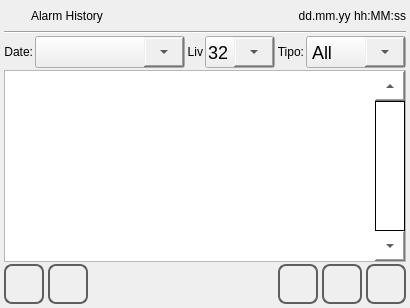
<?xml version="1.0" encoding="UTF-8"?>
<ui version="4.0">
 <class>alarms_history</class>
 <widget class="QWidget" name="alarms_history">
  <property name="geometry">
   <rect>
    <x>0</x>
    <y>0</y>
    %Model%
   </rect>
  </property>
  <property name="minimumSize">
   <size>
    <width>0</width>
    <height>0</height>
   </size>
  </property>
  <property name="maximumSize">
   <size>
    <width>16777215</width>
    <height>16777215</height>
   </size>
  </property>
  <property name="windowTitle">
   <string>alarms_history</string>
  </property>
  <property name="styleSheet">
   <string notr="true"/>
  </property>
  <layout class="QVBoxLayout" name="verticalLayout">
   <property name="spacing">
    <number>2</number>
   </property>
   <property name="margin">
    <number>4</number>
   </property>
   <item>
    <layout class="QHBoxLayout" name="horizontalLayout">
     <property name="sizeConstraint">
      <enum>QLayout::SetMinimumSize</enum>
     </property>
     <item>
      <widget class="QLabel" name="labelIcon">
       <property name="minimumSize">
        <size>
         <width>25</width>
         <height>25</height>
        </size>
       </property>
       <property name="maximumSize">
        <size>
         <width>25</width>
         <height>25</height>
        </size>
       </property>
       <property name="focusPolicy">
        <enum>Qt::NoFocus</enum>
       </property>
       <property name="styleSheet">
        <string notr="true">border-image: url(:/systemicons/img/Error.png);</string>
       </property>
       <property name="text">
        <string/>
       </property>
      </widget>
     </item>
     <item>
      <widget class="QLabel" name="labelTitle">
       <property name="sizePolicy">
        <sizepolicy hsizetype="Preferred" vsizetype="Fixed">
         <horstretch>0</horstretch>
         <verstretch>0</verstretch>
        </sizepolicy>
       </property>
       <property name="focusPolicy">
        <enum>Qt::NoFocus</enum>
       </property>
       <property name="text">
        <string>Alarm History</string>
       </property>
      </widget>
     </item>
     <item>
      <widget class="QLabel" name="labelUserName">
       <property name="text">
        <string/>
       </property>
      </widget>
     </item>
     <item>
      <widget class="QLabel" name="labelDataOra">
       <property name="sizePolicy">
        <sizepolicy hsizetype="Preferred" vsizetype="Fixed">
         <horstretch>0</horstretch>
         <verstretch>0</verstretch>
        </sizepolicy>
       </property>
       <property name="focusPolicy">
        <enum>Qt::NoFocus</enum>
       </property>
       <property name="text">
        <string>dd.mm.yy hh:MM:ss</string>
       </property>
       <property name="alignment">
        <set>Qt::AlignRight|Qt::AlignTrailing|Qt::AlignVCenter</set>
       </property>
      </widget>
     </item>
    </layout>
   </item>
   <item>
    <widget class="Line" name="line">
     <property name="focusPolicy">
      <enum>Qt::NoFocus</enum>
     </property>
     <property name="orientation">
      <enum>Qt::Horizontal</enum>
     </property>
    </widget>
   </item>
   <item>
    <layout class="QHBoxLayout" name="horizontalLayout_4">
     <item>
      <widget class="QLabel" name="labelDate">
       <property name="text">
        <string>Date:</string>
       </property>
       <property name="alignment">
        <set>Qt::AlignRight|Qt::AlignTrailing|Qt::AlignVCenter</set>
       </property>
      </widget>
     </item>
     <item>
      <widget class="QComboBox" name="comboBoxDate">
       <property name="sizePolicy">
        <sizepolicy hsizetype="MinimumExpanding" vsizetype="Fixed">
         <horstretch>0</horstretch>
         <verstretch>0</verstretch>
        </sizepolicy>
       </property>
       <property name="minimumSize">
        <size>
         <width>150</width>
         <height>34</height>
        </size>
       </property>
       <property name="maximumSize">
        <size>
         <width>150</width>
         <height>35</height>
        </size>
       </property>
       <property name="styleSheet">
        <string notr="true">/* Combobox item */
QAbstractItemView {
	/* padding of each item (top,right,bottom,left) */
	padding: 2 0 2 0;
	font-size: 18px;
}

/* Sets up scrollbar size, border, color */
QScrollBar:vertical {
	width: 40px;
	/* margin sets up how far the handle can travel (top,right,bottom,left) */
	margin: 40px 0px 40px 0px;
}

/* Sets up the color and height of handle (cursor) */
QScrollBar::handle:vertical {
	min-height:40px;
}

/* bottom button (set height at 0px to remove)*/
QScrollBar::add-line:vertical {
	height: 40px;
	subcontrol-position: bottom;
	subcontrol-origin: margin;
}

/* top button (set height at 0px to remove)*/
QScrollBar::sub-line:vertical {
	height: 40px;
	subcontrol-position: top;
	subcontrol-origin: margin;
	background-color: rgb(0, 255, 0);
}

/* need this to get rid of crosshatching on scrollbar background */
QScrollBar::add-page:vertical, QScrollBar::sub-page:vertical {
	background: none;
}

/* Combobox main item */
QComboBox {
	padding-left: 2px;
	font-size: 18px;
	min-height: 30px;
}

/* drop down button */
QComboBox::drop-down {
	min-width: 40px;
}
</string>
       </property>
      </widget>
     </item>
     <item>
      <widget class="QLabel" name="labelLevel">
       <property name="text">
        <string>Liv</string>
       </property>
       <property name="alignment">
        <set>Qt::AlignRight|Qt::AlignTrailing|Qt::AlignVCenter</set>
       </property>
      </widget>
     </item>
     <item>
      <widget class="QComboBox" name="comboBoxLevel">
       <property name="sizePolicy">
        <sizepolicy hsizetype="Minimum" vsizetype="Fixed">
         <horstretch>0</horstretch>
         <verstretch>0</verstretch>
        </sizepolicy>
       </property>
       <property name="minimumSize">
        <size>
         <width>70</width>
         <height>34</height>
        </size>
       </property>
       <property name="maximumSize">
        <size>
         <width>70</width>
         <height>35</height>
        </size>
       </property>
       <property name="styleSheet">
        <string notr="true">/* Combobox item */
QAbstractItemView {
	/* padding of each item (top,right,bottom,left) */
	padding: 2 0 2 0;
	font-size: 18px;
}

/* Sets up scrollbar size, border, color */
QScrollBar:vertical {
	width: 40px;
	/* margin sets up how far the handle can travel (top,right,bottom,left) */
	margin: 40px 0px 40px 0px;
}

/* Sets up the color and height of handle (cursor) */
QScrollBar::handle:vertical {
	min-height:40px;
}

/* bottom button (set height at 0px to remove)*/
QScrollBar::add-line:vertical {
	height: 40px;
	subcontrol-position: bottom;
	subcontrol-origin: margin;
}

/* top button (set height at 0px to remove)*/
QScrollBar::sub-line:vertical {
	height: 40px;
	subcontrol-position: top;
	subcontrol-origin: margin;
	background-color: rgb(0, 255, 0);
}

/* need this to get rid of crosshatching on scrollbar background */
QScrollBar::add-page:vertical, QScrollBar::sub-page:vertical {
	background: none;
}

/* Combobox main item */
QComboBox {
	padding-left: 2px;
	font-size: 18px;
	min-height: 30px;
}

/* drop down button */
QComboBox::drop-down {
	min-width: 40px;
}
</string>
       </property>
       <item>
        <property name="text">
         <string>32</string>
        </property>
       </item>
      </widget>
     </item>
     <item>
      <widget class="QLabel" name="labelType">
       <property name="text">
        <string>Tipo:</string>
       </property>
       <property name="alignment">
        <set>Qt::AlignRight|Qt::AlignTrailing|Qt::AlignVCenter</set>
       </property>
      </widget>
     </item>
     <item>
      <widget class="QComboBox" name="comboBoxType">
       <property name="sizePolicy">
        <sizepolicy hsizetype="Fixed" vsizetype="Fixed">
         <horstretch>0</horstretch>
         <verstretch>0</verstretch>
        </sizepolicy>
       </property>
       <property name="minimumSize">
        <size>
         <width>100</width>
         <height>34</height>
        </size>
       </property>
       <property name="maximumSize">
        <size>
         <width>100</width>
         <height>35</height>
        </size>
       </property>
       <property name="styleSheet">
        <string notr="true">    QAbstractItemView {
     padding: 5 5 16 5;
     font-size: 18px;
    }
     
    /* Sets up scrollbar size, border, color */
      QScrollBar:vertical {
          width: 40px;
      /* margin sets up how far the handle can travel*/
       margin: 0px 0px 0px 0px;
      }
     
    /* Sets up the color and height of handle */
      QScrollBar::handle:vertical {
          min-height:40px;
	background-color: rgb(0, 0, 0);
      }
     
    /* This remvoes the bottom button by setting the height to 0px */
      QScrollBar::add-line:vertical {
       height: 0px;
          subcontrol-position: bottom;
          subcontrol-origin: margin;
      }
     
    /* This remvoes the top button by setting the height to 0px */
      QScrollBar::sub-line:vertical {
         height: 0px;
          subcontrol-position: top;
          subcontrol-origin: margin;
      }
     
    /* need this to get rid of crosshatching on scrollbar background */
      QScrollBar::add-page:vertical, QScrollBar::sub-page:vertical {
          background: none;
      }
     
    QComboBox {
     padding-left: 5px;
     font-size: 18px;
     min-height: 30px;
 }
     
    QComboBox::drop-down {
    min-width: 40px;
    }
</string>
       </property>
       <item>
        <property name="text">
         <string>All</string>
        </property>
       </item>
       <item>
        <property name="text">
         <string>Alarm</string>
        </property>
       </item>
       <item>
        <property name="text">
         <string>Event</string>
        </property>
       </item>
      </widget>
     </item>
    </layout>
   </item>
   <item>
    <layout class="QHBoxLayout" name="horizontalLayout_3">
     <property name="spacing">
      <number>2</number>
     </property>
     <item>
      <widget class="QListWidget" name="listWidget">
       <property name="font">
        <font>
         <family>Ubuntu</family>
         <pointsize>16</pointsize>
         <weight>50</weight>
         <italic>false</italic>
         <bold>false</bold>
        </font>
       </property>
       <property name="focusPolicy">
        <enum>Qt::NoFocus</enum>
       </property>
       <property name="styleSheet">
        <string notr="true">QListWidget
{
	font: 16pt &quot;Ubuntu&quot;;
}
QScrollBar:vertical
{
        border-top: 30px solid #999999;
        border-bottom: 30px solid #999999;
        background:white;
        width:30px;    
        margin: 0px 0px 0px 0px;
}
QScrollBar::handle:vertical 
{
        border: 1px solid black;
	    background: rgb(255, 255, 255);
        min-height: 10px;
}
QScrollBar::add-line:vertical
{
        height: 30px;
	    background: rgb(255, 255, 255);
        subcontrol-position: bottom;
        subcontrol-origin: margin;
	image: url(:/systemicons/img/Down.png);
}
QScrollBar::sub-line:vertical 
{
       height: 30px;
	    background: rgb(255, 255, 255);
        subcontrol-position: top;
	    subcontrol-origin: margin;
	image: url(:/systemicons/img/Up.png);
}

QScrollBar:horizontal
{
        border-left: 30px solid #999999;
        border-right: 30px solid #999999;
        background:white;
        height:30px;    
        margin: 0px 0px 0px 0px;
}
QScrollBar::handle:horizontal 
{
        border: 1px solid black;
	    background: rgb(255, 255, 255);
        min-width: 10px;
}
QScrollBar::add-line:horizontal
{
        width: 30px;
	    background: rgb(255, 255, 255);
        subcontrol-position: left;
        subcontrol-origin: margin;
	image: url(:/icons/img/left.png);
}
QScrollBar::sub-line:horizontal 
{
       width: 30px;
	    background: rgb(255, 255, 255);
        subcontrol-position: right;
	    subcontrol-origin: margin;
	image: url(:/icons/img/right.png);
}</string>
       </property>
       <property name="verticalScrollBarPolicy">
        <enum>Qt::ScrollBarAlwaysOn</enum>
       </property>
       <property name="alternatingRowColors">
        <bool>true</bool>
       </property>
      </widget>
     </item>
    </layout>
   </item>
   <item>
    <layout class="QHBoxLayout" name="horizontalLayout_2">
     <property name="spacing">
      <number>4</number>
     </property>
     <item>
      <widget class="QPushButton" name="pushButtonHome">
       <property name="sizePolicy">
        <sizepolicy hsizetype="Minimum" vsizetype="Fixed">
         <horstretch>60</horstretch>
         <verstretch>60</verstretch>
        </sizepolicy>
       </property>
       <property name="minimumSize">
        <size>
         <width>40</width>
         <height>40</height>
        </size>
       </property>
       <property name="maximumSize">
        <size>
         <width>40</width>
         <height>40</height>
        </size>
       </property>
       <property name="focusPolicy">
        <enum>Qt::NoFocus</enum>
       </property>
       <property name="styleSheet">
        <string notr="true">QPushButton
{
border: 2px solid  rgb(94, 94, 94);
border-radius: 8px;
qproperty-icon: url(:/systemicons/img/Home.png);
qproperty-iconSize: 24px 24px;
qproperty-focusPolicy: NoFocus;
}
QPushButton:pressed
{
border: 2px solid  rgb(194, 194, 194);
background-color:  rgb(255, 255, 127);
}
QPushButton:disabled
{
border: 2px solid  rgb(194, 194, 194);
}
</string>
       </property>
       <property name="text">
        <string/>
       </property>
      </widget>
     </item>
     <item>
      <widget class="QPushButton" name="pushButtonBack">
       <property name="sizePolicy">
        <sizepolicy hsizetype="Minimum" vsizetype="Fixed">
         <horstretch>60</horstretch>
         <verstretch>60</verstretch>
        </sizepolicy>
       </property>
       <property name="minimumSize">
        <size>
         <width>40</width>
         <height>40</height>
        </size>
       </property>
       <property name="maximumSize">
        <size>
         <width>40</width>
         <height>40</height>
        </size>
       </property>
       <property name="focusPolicy">
        <enum>Qt::NoFocus</enum>
       </property>
       <property name="styleSheet">
        <string notr="true">QPushButton
{
border: 2px solid  rgb(94, 94, 94);
border-radius: 8px;
qproperty-icon: url(:/systemicons/img/Go_back.png);
qproperty-iconSize: 24px 24px;
qproperty-focusPolicy: NoFocus;
}
QPushButton:pressed
{
border: 2px solid  rgb(194, 194, 194);
background-color:  rgb(255, 255, 127);
}
QPushButton:disabled
{
border: 2px solid  rgb(194, 194, 194);
}
</string>
       </property>
       <property name="text">
        <string/>
       </property>
      </widget>
     </item>
     <item>
      <spacer name="horizontalSpacer">
       <property name="orientation">
        <enum>Qt::Horizontal</enum>
       </property>
       <property name="sizeHint" stdset="0">
        <size>
         <width>50</width>
         <height>20</height>
        </size>
       </property>
      </spacer>
     </item>
     <item>
      <widget class="QPushButton" name="pushButtonPrevious">
       <property name="sizePolicy">
        <sizepolicy hsizetype="Minimum" vsizetype="Fixed">
         <horstretch>60</horstretch>
         <verstretch>60</verstretch>
        </sizepolicy>
       </property>
       <property name="minimumSize">
        <size>
         <width>40</width>
         <height>40</height>
        </size>
       </property>
       <property name="maximumSize">
        <size>
         <width>40</width>
         <height>40</height>
        </size>
       </property>
       <property name="focusPolicy">
        <enum>Qt::NoFocus</enum>
       </property>
       <property name="styleSheet">
        <string notr="true">QPushButton
{
border: 2px solid  rgb(94, 94, 94);
border-radius: 8px;
qproperty-icon: url(:/systemicons/img/Back.png);
qproperty-iconSize: 24px 24px;
qproperty-focusPolicy: NoFocus;
}
QPushButton:pressed
{
border: 2px solid  rgb(194, 194, 194);
background-color:  rgb(255, 255, 127);
}
QPushButton:disabled
{
border: 2px solid  rgb(194, 194, 194);
}
</string>
       </property>
       <property name="text">
        <string/>
       </property>
      </widget>
     </item>
     <item>
      <widget class="QPushButton" name="pushButtonNext">
       <property name="minimumSize">
        <size>
         <width>40</width>
         <height>40</height>
        </size>
       </property>
       <property name="maximumSize">
        <size>
         <width>40</width>
         <height>40</height>
        </size>
       </property>
       <property name="styleSheet">
        <string notr="true">QPushButton
{
border: 2px solid  rgb(94, 94, 94);
border-radius: 8px;
qproperty-icon: url(:/systemicons/img/Forward.png);
qproperty-iconSize: 24px 24px;
qproperty-focusPolicy: NoFocus;
}
QPushButton:pressed
{
border: 2px solid  rgb(194, 194, 194);
background-color:  rgb(255, 255, 127);
}
QPushButton:disabled
{
border: 2px solid  rgb(194, 194, 194);
}
</string>
       </property>
       <property name="text">
        <string/>
       </property>
      </widget>
     </item>
     <item>
      <widget class="QPushButton" name="pushButtonSave">
       <property name="minimumSize">
        <size>
         <width>40</width>
         <height>40</height>
        </size>
       </property>
       <property name="maximumSize">
        <size>
         <width>40</width>
         <height>40</height>
        </size>
       </property>
       <property name="styleSheet">
        <string notr="true">QPushButton
{
border: 2px solid  rgb(94, 94, 94);
border-radius: 8px;
qproperty-icon: url(:/systemicons/img/Flash_drive.png);
qproperty-iconSize: 24px 24px;
qproperty-focusPolicy: NoFocus;
}
QPushButton:pressed
{
border: 2px solid  rgb(194, 194, 194);
background-color:  rgb(255, 255, 127);
}
QPushButton:disabled
{
border: 2px solid  rgb(194, 194, 194);
}
</string>
       </property>
       <property name="text">
        <string/>
       </property>
      </widget>
     </item>
    </layout>
   </item>
  </layout>
 </widget>
 <resources/>
 <connections/>
</ui>
